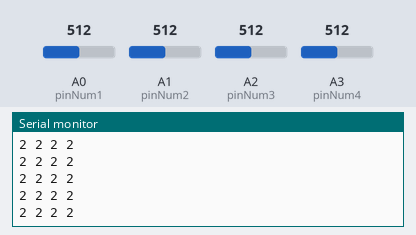
The sketch below on a simulated Arduino Uno, built with avr-gcc and run on an emulated ATmega328P. Parts: the last lines printed to the serial monitor. The test bench sets the inputs (shaded band); at power-on: A0 (pinNum1) = 512, A1 (pinNum2) = 512, A2 (pinNum3) = 512, A3 (pinNum4) = 512.

Above: at 1.2 s.
1.3 s: A0 (pinNum1) set to 306
At 2.3 s:
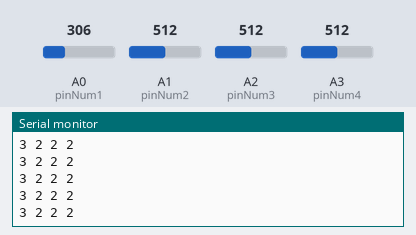
2.8 s: A1 (pinNum2) set to 306
At 3.9 s:
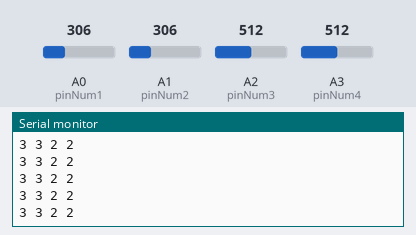
5.8 s: A2 (pinNum3) set to 306
At 6.5 s:
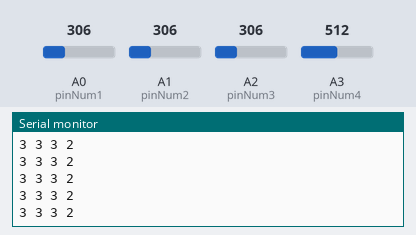
7.3 s: A3 (pinNum4) set to 306
At 8.4 s:
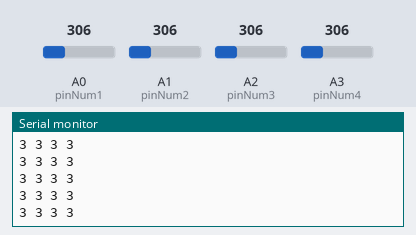
8.8 s: A0 (pinNum1) set to 200
At 9.5 s:
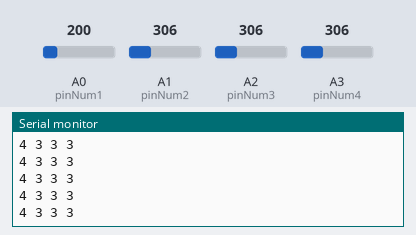
10.3 s: A1 (pinNum2) set to 200
At 11.1 s:
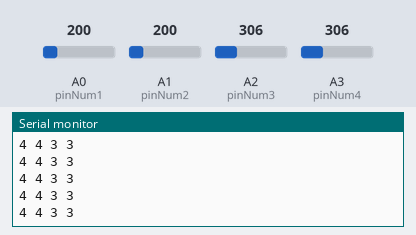
Timing chart, 0 to 12.8 s (numbered marks = the images above; inputs shaded):
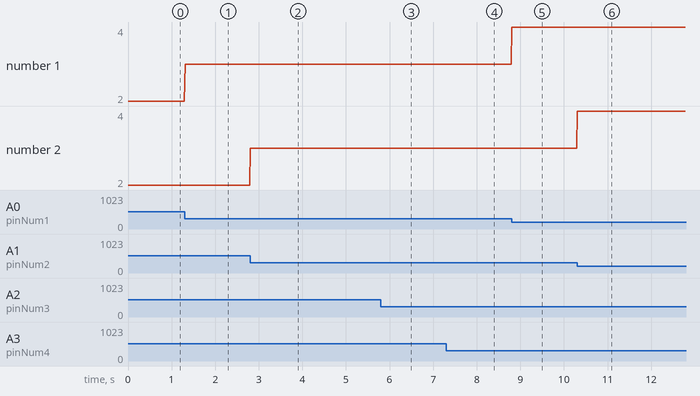

The sketch:

softPotTest.ino
```cpp
int pinNum1 = A0;
int pinNum2 = A1;
int pinNum3 = A2;
int pinNum4 = A3;


void setup() {
  // put your setup code here, to run once:
  Serial.begin(9600);
  pinMode(pinNum1, INPUT);
  pinMode(pinNum2, INPUT);
  pinMode(pinNum3, INPUT);
  pinMode(pinNum4, INPUT);
  // attachInterrupt()
}

void loop() {
  // put your main code here, to run repeatedly:
  /*
  Serial.print("Rot. Lin. Pot Out: ");
  Serial.println(map(analogRead(pinNum1), 0, 1023, 0, 127));


  volatile int blueOut = analogRead(pinNum1);
  volatile int whiteOut = analogRead(pinNum2);
  volatile int yellowOut = analogRead(pinNum3);
  */

  delineate(pinNum1);
  delineate(pinNum2);
  delineate(pinNum3);
  delineate(pinNum4);
  Serial.println();

  /*
  Serial.print("Pin 2 Analog Value: ");
  Serial.println(analogRead(pinNum2));
  Serial.print("Pin 3 Analog Value: ");
  Serial.println(analogRead(pinNum3));
  */

  delay(15);
}

void delineate(int pin) {
  int ar = analogRead(pin);
  if (ar == 0) {
    Serial.print(0);
  } else if (ar > 0 && ar <= 79) {
      Serial.print(5);
  } else if (ar > 80 && ar <= 209) {
      Serial.print(4);
  } else if (ar > 210 && ar <= 509)  {
      Serial.print(3);
  } else if (ar > 510 && ar <= 840) {
      Serial.print(2);
  } else if (ar > 841 && ar <= 1023) {
      Serial.print(1);
  }
  Serial.print(" ");
}
```

Measured:
- after the input at 1.3 s, the serial monitor: prints a new line at once (image 1)
- after the input at 2.8 s, the serial monitor: prints a new line at once (image 2)
- after the input at 5.8 s, the serial monitor: prints a new line at once (image 3)
- after the input at 7.3 s, the serial monitor: prints a new line at once (image 4)
- after the input at 8.8 s, the serial monitor: prints a new line at once (image 5)
- after the input at 10.3 s, the serial monitor: prints a new line at once (image 6)
- plotted number 1: 2 → 3 after the input at 1.3 s, 3 → 4 after the input at 8.8 s
